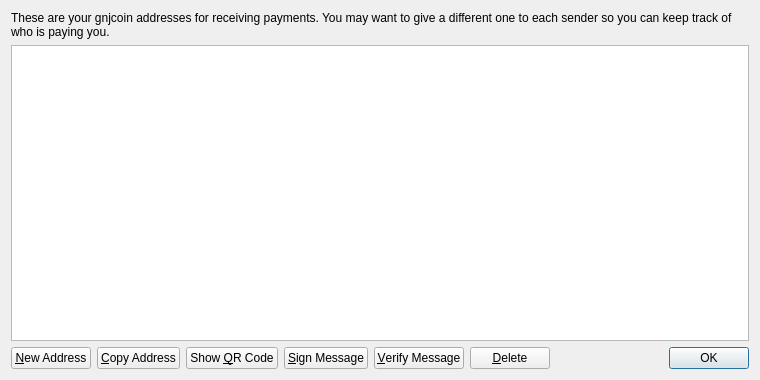
<?xml version="1.0" encoding="UTF-8"?>
<ui version="4.0">
 <class>AddressBookPage</class>
 <widget class="QWidget" name="AddressBookPage">
  <property name="geometry">
   <rect>
    <x>0</x>
    <y>0</y>
    <width>760</width>
    <height>380</height>
   </rect>
  </property>
  <property name="windowTitle">
   <string>Address Book</string>
  </property>
  <layout class="QVBoxLayout" name="verticalLayout">
   <item>
    <widget class="QLabel" name="labelExplanation">
     <property name="text">
      <string>These are your gnjcoin addresses for receiving payments. You may want to give a different one to each sender so you can keep track of who is paying you.</string>
     </property>
     <property name="textFormat">
      <enum>Qt::PlainText</enum>
     </property>
     <property name="wordWrap">
      <bool>true</bool>
     </property>
    </widget>
   </item>
   <item>
    <widget class="QTableView" name="tableView">
     <property name="contextMenuPolicy">
      <enum>Qt::CustomContextMenu</enum>
     </property>
     <property name="toolTip">
      <string>Double-click to edit address or label</string>
     </property>
     <property name="tabKeyNavigation">
      <bool>false</bool>
     </property>
     <property name="alternatingRowColors">
      <bool>true</bool>
     </property>
     <property name="selectionMode">
      <enum>QAbstractItemView::SingleSelection</enum>
     </property>
     <property name="selectionBehavior">
      <enum>QAbstractItemView::SelectRows</enum>
     </property>
     <property name="sortingEnabled">
      <bool>true</bool>
     </property>
     <attribute name="verticalHeaderVisible">
      <bool>false</bool>
     </attribute>
    </widget>
   </item>
   <item>
    <layout class="QHBoxLayout" name="horizontalLayout">
     <item>
      <widget class="QPushButton" name="newAddressButton">
       <property name="toolTip">
        <string>Create a new address</string>
       </property>
       <property name="text">
        <string>&amp;New Address</string>
       </property>
       <property name="icon">
        <iconset resource="../bitcoin.qrc">
         <normaloff>:/icons/add</normaloff>:/icons/add</iconset>
       </property>
      </widget>
     </item>
     <item>
      <widget class="QPushButton" name="copyToClipboard">
       <property name="toolTip">
        <string>Copy the currently selected address to the system clipboard</string>
       </property>
       <property name="text">
        <string>&amp;Copy Address</string>
       </property>
       <property name="icon">
        <iconset resource="../bitcoin.qrc">
         <normaloff>:/icons/editcopy</normaloff>:/icons/editcopy</iconset>
       </property>
      </widget>
     </item>
     <item>
      <widget class="QPushButton" name="showQRCode">
       <property name="text">
        <string>Show &amp;QR Code</string>
       </property>
       <property name="icon">
        <iconset resource="../bitcoin.qrc">
         <normaloff>:/icons/qrcode</normaloff>:/icons/qrcode</iconset>
       </property>
      </widget>
     </item>
     <item>
      <widget class="QPushButton" name="signMessage">
       <property name="toolTip">
        <string>Sign a message to prove you own a Bitcoin address</string>
       </property>
       <property name="text">
        <string>&amp;Sign Message</string>
       </property>
       <property name="icon">
        <iconset resource="../bitcoin.qrc">
         <normaloff>:/icons/edit</normaloff>:/icons/edit</iconset>
       </property>
      </widget>
     </item>
     <item>
      <widget class="QPushButton" name="verifyMessage">
       <property name="toolTip">
        <string>Verify a message to ensure it was signed with a specified Bitcoin address</string>
       </property>
       <property name="text">
        <string>&amp;Verify Message</string>
       </property>
       <property name="icon">
        <iconset resource="../bitcoin.qrc">
         <normaloff>:/icons/transaction_0</normaloff>:/icons/transaction_0</iconset>
       </property>
      </widget>
     </item>
     <item>
      <widget class="QPushButton" name="deleteButton">
       <property name="toolTip">
        <string>Delete the currently selected address from the list. Only sending addresses can be deleted.</string>
       </property>
       <property name="text">
        <string>&amp;Delete</string>
       </property>
       <property name="icon">
        <iconset resource="../bitcoin.qrc">
         <normaloff>:/icons/remove</normaloff>:/icons/remove</iconset>
       </property>
      </widget>
     </item>
     <item>
      <spacer name="horizontalSpacer">
       <property name="orientation">
        <enum>Qt::Horizontal</enum>
       </property>
       <property name="sizeHint" stdset="0">
        <size>
         <width>40</width>
         <height>20</height>
        </size>
       </property>
      </spacer>
     </item>
     <item>
      <widget class="QDialogButtonBox" name="buttonBox">
       <property name="sizePolicy">
        <sizepolicy hsizetype="Maximum" vsizetype="Fixed">
         <horstretch>0</horstretch>
         <verstretch>0</verstretch>
        </sizepolicy>
       </property>
       <property name="standardButtons">
        <set>QDialogButtonBox::Ok</set>
       </property>
      </widget>
     </item>
    </layout>
   </item>
  </layout>
 </widget>
 <resources>
  <include location="../bitcoin.qrc"/>
 </resources>
 <connections/>
</ui>
